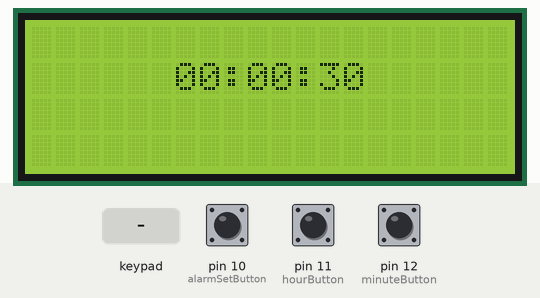
Simulated run of this sketch. Board: Arduino Uno, built with avr-gcc and run on an emulated ATmega328P. Parts: 20×4 character LCD. Inputs (shaded band) come from the test bench; at power-on: pin 10 (alarmSetButton) LOW, pin 11 (hourButton) LOW, pin 12 (minuteButton) LOW. The local clock reads 2024-03-15 10:24:30 at power-on unless the sketch sets it; EEPROM starts erased; what the sketch prints to the serial monitor is not drawn.

Above: at 1.2 s.
1.3 s: key 'A' pressed
At 2.5 s:
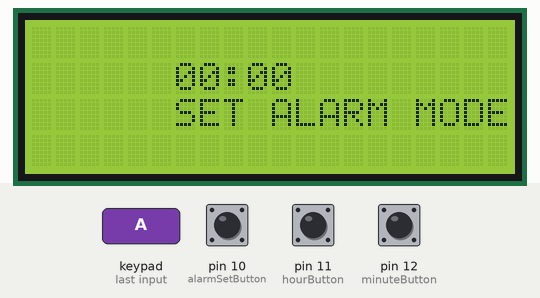
4.3 s: pin 10 (alarmSetButton) pulled HIGH for 3.2 s
At 7.64 s:
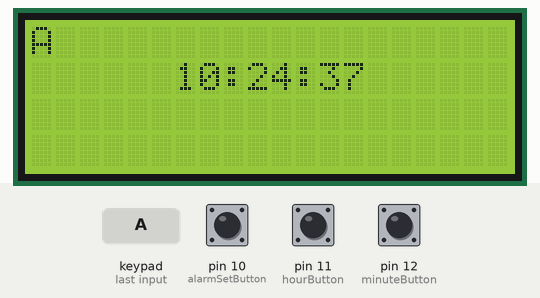
9.0 s: keypad keys 9 8 7 6 # pressed 0.4 s apart
At 12.3 s:
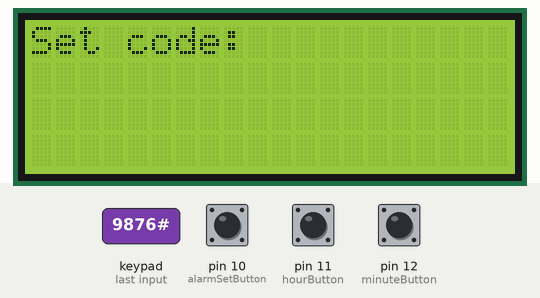
13.0 s: key '#' pressed
At 14.1 s:
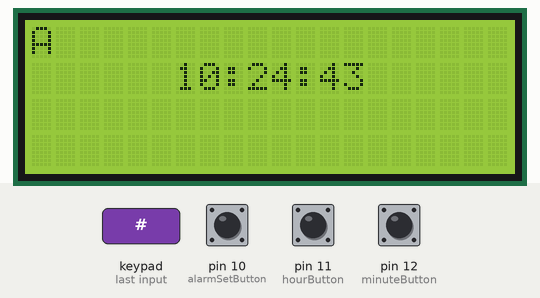
15.1 s: pin 11 (hourButton) pulled HIGH for 1 s
At 16.6 s:
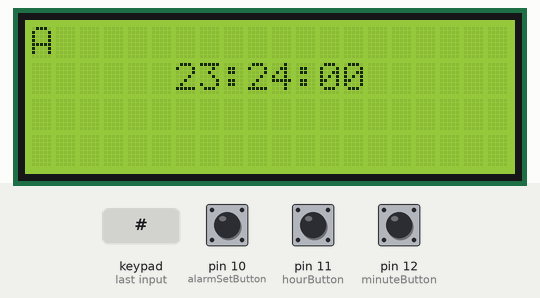
17.6 s: pin 12 (minuteButton) pulled HIGH for 1 s
At 20.0 s:
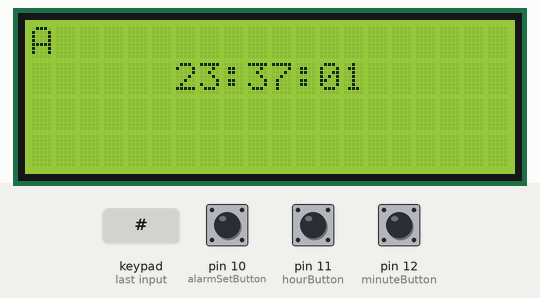

The sketch:

passCodeAlarmClock.ino
```cpp
#include <Key.h>

#include <Wire.h>
#include <LiquidCrystal_I2C.h>
#include <EEPROM.h>
#include <Keypad.h>
#include <RTClib.h>
#include <string.h>

const byte numRows = 4;
const byte numCols = 4;
// Setting the keypad to its values
char keys[numRows][numCols] = {
  {'1', '2', '3', 'A'},
  {'4', '5', '6', 'B'},
  {'7', '8', '9', 'C'},
  {'*', '0', '#', 'D'},
};
byte rowPin[numRows] = {9, 8, 7, 6};
byte colPin[numCols] = {5, 4, 3, 2};
Keypad passcodekeypad = Keypad(makeKeymap(keys), rowPin, colPin, numRows, numCols);
int buzzer = 13;

int helperVal = 0;
int hours = 0;
int minutes = 0;
int alarmSetMode, passcodeSetMode;
bool alarmArmed;
bool passCodeIsRight = true;
bool passCodeEntered = true;
int minuteVal, hourVal, alarmSetVal;
int alarmMinVal, alarmHrVal;
int timeInMin, timeInHr, timeInSec;
const int minuteButton = 12;
const int hourButton = 11;
const int alarmSetButton = 10;
unsigned long timeToPass;
String passcodeToDisable;
String verifyCode;
int verifyLetter;
String hashBeforeCode, promptedCode;
int verifyMode = 1;
int blinkHelper = 1;
LiquidCrystal_I2C lcd(0x27, 20, 4); //
RTC_DS3231 timerKeeper;
DateTime currentTime;

unsigned long timeForCycle, beginTime, timerVal;

void savePasscode(int startingAddress, String &passcodeToSave) {
  byte lengthOfCode = passcodeToSave.length(); // Gets the length of the code to know how long it is for when we read it after power loss.
  EEPROM.write(startingAddress, lengthOfCode); // Saves the value of the code length to

  for (int i = 0; i < lengthOfCode; i++) {
    EEPROM.write(startingAddress + i + 1, passcodeToSave[i]); // Write each character of the string into seperate addresses starting with the one right after the address with the code length.
  }
}

String readSavedPasscode(int savedAddress) {
  int lenOfCode = EEPROM.read(savedAddress); // Retrieve the length of the save passcode
  char saveCode[lenOfCode + 1];

  for (int j = 0; j < lenOfCode; j++) {
    saveCode[j] = EEPROM.read(savedAddress + j + 1); // Add each character starting with the next avaliable address
  }
  saveCode[lenOfCode] = '\0';
  return String(saveCode);

}

void setup() {
  Serial.begin(9600);
  pinMode(minuteButton, INPUT);
  pinMode(hourButton, INPUT);
  pinMode(alarmSetButton, INPUT);
  pinMode(buzzer, OUTPUT);
  lcd.begin();
  alarmHrVal = EEPROM.read(1000);
  alarmMinVal = EEPROM.read(1001);
  Serial.println("Initialize DS3231");
  timerKeeper.begin();
  if (timerKeeper.lostPower()) {
    timerKeeper.adjust(DateTime(F(__DATE__), F(__TIME__)));
  }
  currentTime = timerKeeper.now();
  minuteVal = currentTime.minute();
  hourVal = currentTime.hour();
}

void displayWarningAndSoundAlarm() {
  lcd.setCursor(0, 4);
  lcd.print("ENTER PASSCODE");
}

void soundAlarmAndDisplayCodeRequest() {
  tone(buzzer, 1000);
  delay(140);
  noTone(buzzer);
  delay(140);
  tone(buzzer, 1500);
}

void noSoundAlarm() {
  noTone(buzzer);
}

void setAlarmTime(int minSet, int hrSet) {
  noSoundAlarm();
  lcd.clear();
  lcd.setCursor(6, 1);
  if (alarmHrVal < 10) {
    lcd.print("0");
  }
  lcd.print(alarmHrVal);
  lcd.print(":");
  if (alarmMinVal < 10) {
    lcd.print("0");
  }
  lcd.print(alarmMinVal);
  if (minSet == 1) {
    alarmMinVal++;
    lcd.clear();
    timeInMin = timeInMin;
  }
  if (alarmMinVal >= 60) {
    alarmMinVal = 0;
  }
  if (alarmHrVal >= 24) {
    alarmHrVal = 0;
  }
  if (hrSet == 1) {
    alarmHrVal++;
    lcd.clear();
    timeInHr = timeInHr;
  }
  lcd.setCursor(6, 2);
  lcd.print("SET ALARM MODE");
  EEPROM.write(1000, alarmHrVal);
  EEPROM.write(1001, alarmMinVal);
}

void setPasscode(char enteredKey) {
  lcd.clear();
  lcd.setCursor(0, 0);
  lcd.print("Set code: ");
  if (enteredKey != '#') {
    passcodeToDisable += enteredKey;
  }
  if (enteredKey == '*') {
    passcodeToDisable = "";
  }
  savePasscode(0, passcodeToDisable);
}

void loop() {
  timeInSec = currentTime.second();
  if ((millis() - timerVal) > 499) {
    timerVal = millis();
    if (blinkHelper == 0) {
      blinkHelper = 1;
      currentTime = timerKeeper.now();
      timeInMin = currentTime.minute();
      timeInHr = currentTime.hour();
    } else {
      blinkHelper = 0;
    }
  }
  lcd.clear();
  beginTime = millis();
  passcodeToDisable = readSavedPasscode(0);
  minuteVal = digitalRead(minuteButton);
  hourVal = digitalRead(hourButton);
  alarmSetVal = digitalRead(alarmSetButton);
  char firstKey = passcodekeypad.getKey();
  if (firstKey == '#') {
    passcodeSetMode = 1 - passcodeSetMode;
  }
  if (passcodeSetMode == 1) {
    setPasscode(firstKey);
  } else {
    if (alarmSetVal == HIGH || firstKey == 'A') {
      alarmSetMode = 1 - alarmSetMode;
    }
    if (alarmSetMode == 1) {
      timeInHr = timeInHr;
      timeInMin = timeInMin;
      setAlarmTime(minuteVal, hourVal);
      if (alarmSetVal == HIGH || firstKey == 'A') {
        if (!alarmArmed) {
          alarmArmed = true;
        } else {
          alarmArmed = false;
        }
      }
    } else {
      if (minuteVal == 1) {
        timerVal = 0;
        timeInMin++;
        if (timeInMin >= 60) {
          timeInMin = 0;
        }
        timerKeeper.adjust(DateTime(currentTime.year(), currentTime.month(), currentTime.day(), timeInHr, timeInMin, 0));
      }
      if (hourVal == 1) {
        timerVal = 0;
        timeInHr++;
        if (timeInHr >= 24) {
          timeInMin = 0;
        }
        timerKeeper.adjust(DateTime(currentTime.year(), currentTime.month(), currentTime.day(), timeInHr, timeInMin, 0));
      }
      lcd.setCursor(6, 1);
      if (timeInHr < 10) {
        lcd.print("0");
      }
      lcd.print(timeInHr);
      lcd.print(":");
      if (timeInMin < 10) {
        lcd.print("0");
      }
      lcd.print(timeInMin);
      lcd.print(":");
      if (timeInSec < 10) {
        lcd.print("0");
      }
      lcd.print(timeInSec);
      if (timeInSec >= 60) {
        timeInMin++;
        timeInSec = 0;
      }
      if (timeInMin >= 60) {
        timeInHr++;
        timeInMin = 0;
      }
      helperVal++;
      if (helperVal % 5 == 0) {
        timeInSec++;

        Serial.print("Alarm time: ");
        Serial.print(alarmHrVal);
        Serial.print(":");
        Serial.println(alarmMinVal);
        Serial.print("Real time: ");
        Serial.print(currentTime.hour());
        Serial.print(":");
        Serial.println(currentTime.minute());
        Serial.print("Alarm Armed: ");
        Serial.println(alarmArmed);
        Serial.print("Passcode: ");
        Serial.println(passcodeToDisable);

      }
      if (alarmArmed) {
        lcd.setCursor(0, 0);
        lcd.print("A");
        if (timeInMin == alarmMinVal && timeInHr == alarmHrVal && currentTime.second() <= 2) { // The second value for the DS3231 has a time error or +- 2 sec
          passCodeIsRight = false;
          passCodeEntered = false;
        }
        if (timeInMin == alarmMinVal + 1) {
          passCodeEntered = true;
        }
      }
      if (!passCodeIsRight || !passCodeEntered) {
        Serial.print("Passcode entered length: ");
        Serial.println(verifyLetter);
        Serial.print("PassCode is right length: ");
        Serial.println(passcodeToDisable.length());
        Serial.println("PASSCODE INCORRECT!");
        if (firstKey == passcodeToDisable[verifyLetter]) {
          verifyLetter++;
        }
        lcd.setCursor(0, 3);
        lcd.print("Enter Passcode");
        soundAlarmAndDisplayCodeRequest();
        if (verifyLetter == passcodeToDisable.length()) {
          verifyLetter = 0;
          passCodeIsRight = true;
          passCodeEntered = true;
          Serial.println("PASSCODE IS CORRECT!!");
        }
      } else {
        noSoundAlarm();
      }
    }
  }

  delay(60);
  timeForCycle = millis() - beginTime;
  Serial.print("Time taken: ");
  Serial.print(timeForCycle);
  Serial.println(" ms");
}
```

Measured:
- after the input at 1.3 s, the display: first changes after 0.08 s (image 1 shows a later state)
- after the input at 4.3 s, the display: first changes at once (image 2 shows a later state)
- after the input at 9.0 s, the display: first differs from a run without the input after 2.6 s (image 3)
- after the input at 13.0 s, the display: first changes after 0.06 s (image 4 shows a later state)
- what the display in image 4 shows lasts 1.0 s, from 13.7 s to 14.7 s
